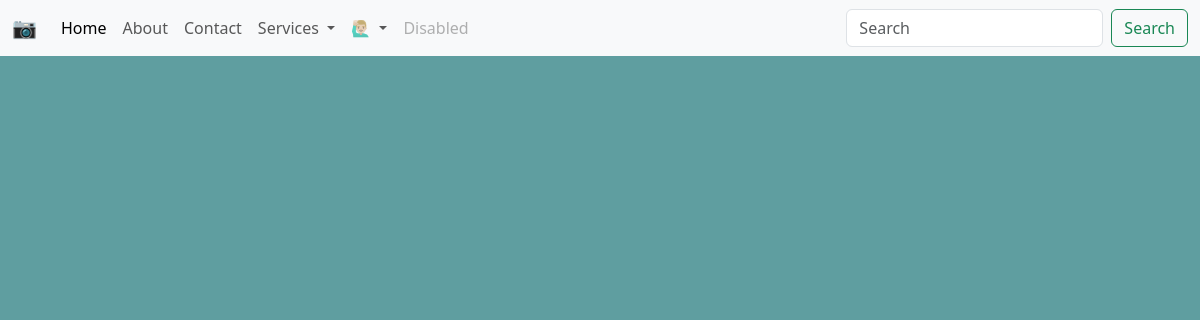
The app's page /about, older data.
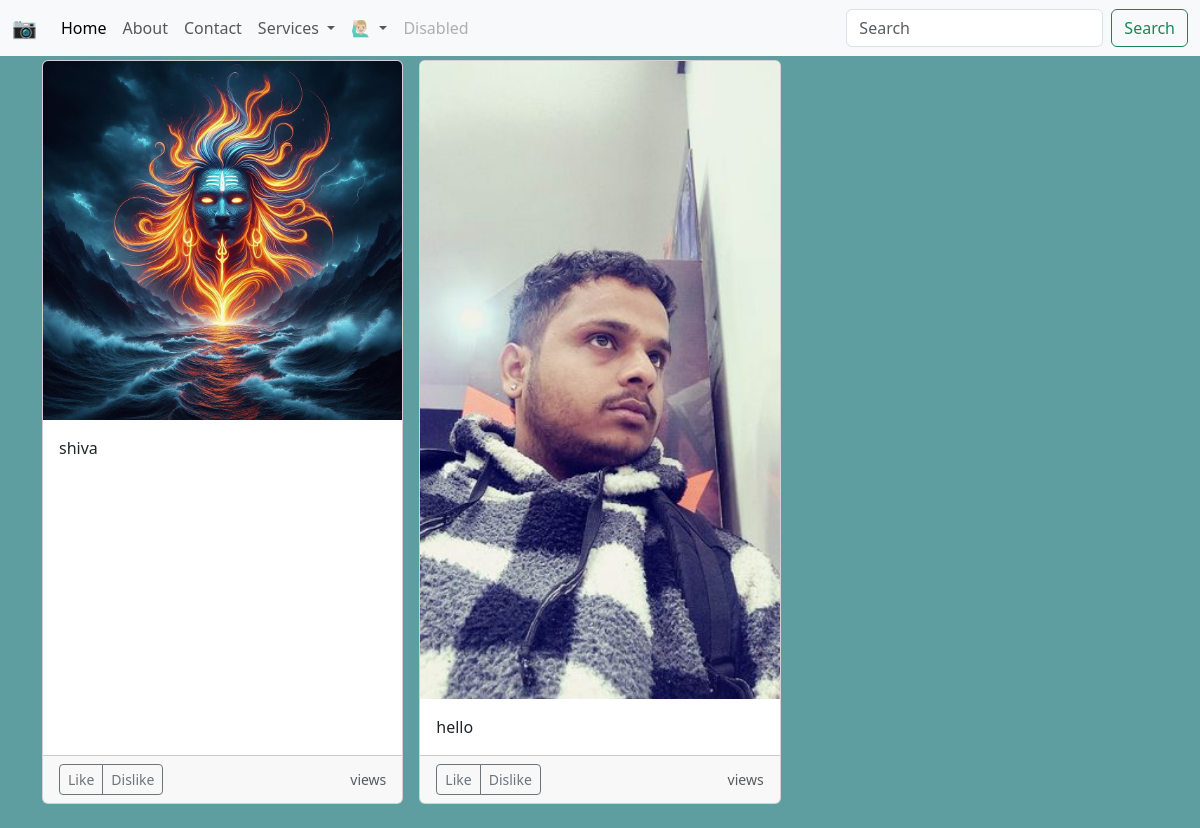
The same page, newer data.
### home/models.py (models this page shows)
class News(models.Model):
    news_title = models.CharField(max_length=100)
    news_desc = models.CharField(max_length=100)
    news_image = models.FileField(upload_to="news/", max_length=250, null=True, default=None)

### home/views.py (the view)
# urls.py: path("about", views.about, name='about'),
def about(request):
    about_list = News.objects.all()
    return render(request, 'about.html', {'about_list': about_list})

### templates/about.html (shortened to what this page needs)
{% extends "base.html" %}
{% block body %}
<div class="container mt-1">
    <div class="row row-cols-1 row-cols-sm-2 row-cols-md-3 g-3">
        {% for about_item in about_list %}
        <div class="col mb-4">
            <div class="card h-100">
                <img src="{{ about_item.news_image.url }}" class="card-img-top" alt="{{ about_item.news_title }}">
                <div class="card-body">
                    <p class="card-text">{{ about_item.news_desc }}</p>
                </div>
                <div class="card-footer d-flex justify-content-between align-items-center">
                    <div class="btn-group">
                        <button type="button" class="btn btn-sm btn-outline-secondary">Like</button>
                        <button type="button" class="btn btn-sm btn-outline-secondary">Dislike</button>
                    </div>
                    <small class="text-muted">{{ about_item.views }} views</small>
                </div>
            </div>
        </div>
        {% endfor %}
    </div>
</div>
{% endblock body %}

Row changes from the older to the newer data that the page shows:
added News: news_image (picture), news_desc "shiva"
added News: news_image (picture), news_desc "hello"
